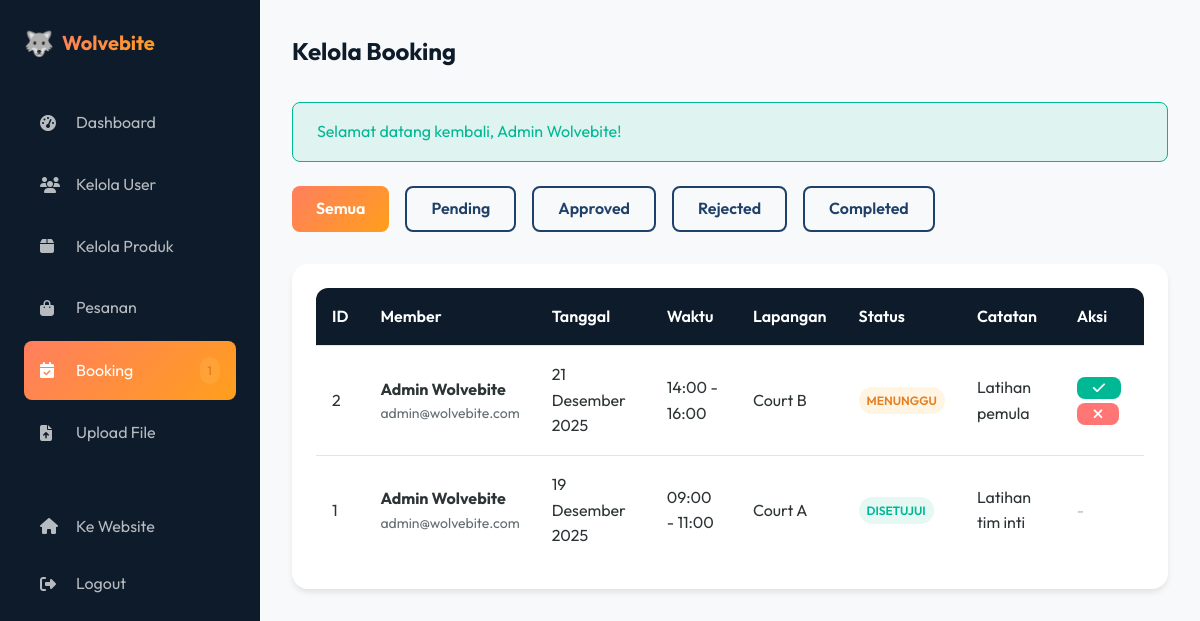
The app's page /admin/bookings.php (signed in) with its own data.
### tables this page shows
CREATE TABLE bookings (
    id INT AUTO_INCREMENT PRIMARY KEY,
    user_id INT NOT NULL,
    booking_date DATE NOT NULL,
    start_time TIME NOT NULL,
    end_time TIME NOT NULL,
    court_name VARCHAR(50) NOT NULL,
    status ENUM('pending', 'approved', 'rejected', 'completed', 'cancelled') DEFAULT 'pending',
    notes TEXT,
    created_at TIMESTAMP DEFAULT CURRENT_TIMESTAMP,
    updated_at TIMESTAMP DEFAULT CURRENT_TIMESTAMP ON UPDATE CURRENT_TIMESTAMP,
    FOREIGN KEY (user_id) REFERENCES users(id) ON DELETE CASCADE
);

CREATE TABLE users (
    id INT AUTO_INCREMENT PRIMARY KEY,
    username VARCHAR(50) NOT NULL,
    email VARCHAR(100) NOT NULL UNIQUE,
    password VARCHAR(255) NOT NULL,
    phone VARCHAR(20),
    address TEXT,
    role ENUM('admin', 'member') DEFAULT 'member',
    created_at TIMESTAMP DEFAULT CURRENT_TIMESTAMP,
    updated_at TIMESTAMP DEFAULT CURRENT_TIMESTAMP ON UPDATE CURRENT_TIMESTAMP
);

### admin/bookings.php (the view, shortened to what this page needs)
<?php
require_once '../includes/functions.php';
$statusFilter = isset($_GET['status']) ? escapeSQL($conn, $_GET['status']) : '';
$whereClause = $statusFilter ? "WHERE b.status = '$statusFilter'" : "";
$bookings = mysqli_query($conn, "SELECT b.*, u.username, u.email
                                  FROM bookings b
                                  JOIN users u ON b.user_id = u.id
                                  $whereClause
                                  ORDER BY b.booking_date DESC, b.start_time DESC");
$pendingBookings = mysqli_fetch_assoc(mysqli_query($conn, "SELECT COUNT(*) as count FROM bookings WHERE status = 'pending'"))['count'];
?>
<!DOCTYPE html>
<html lang="id">
<head>
    <link rel="stylesheet" href="https://cdnjs.cloudflare.com/ajax/libs/font-awesome/6.4.0/css/all.min.css">
    <link rel="stylesheet" href="../assets/css/style.css">
</head>
<body>
    <div class="admin-layout">
        <aside class="admin-sidebar">
            <a href="../index.php" class="nav-logo">
                <span class="logo-icon">🐺</span>
                <span class="logo-text">Wolvebite</span>
            </a>
            <nav class="admin-nav">
                <a href="index.php" class="admin-nav-link"><i class="fas fa-tachometer-alt"></i> Dashboard</a>
                <a href="users.php" class="admin-nav-link"><i class="fas fa-users"></i> Kelola User</a>
                <a href="products.php" class="admin-nav-link"><i class="fas fa-box"></i> Kelola Produk</a>
                <a href="orders.php" class="admin-nav-link"><i class="fas fa-shopping-bag"></i> Pesanan</a>
                <a href="bookings.php" class="admin-nav-link active">
                    <i class="fas fa-calendar-check"></i> Booking
                    <?php if ($pendingBookings > 0): ?><span class="badge badge-warning"
                            style="margin-left: auto;"><?php echo $pendingBookings; ?></span><?php endif; ?>
                </a>
                <a href="uploads.php" class="admin-nav-link"><i class="fas fa-file-upload"></i> Upload File</a>
                <div style="margin-top: auto; padding-top: var(--space-xl);">
                    <a href="../index.php" class="admin-nav-link"><i class="fas fa-home"></i> Ke Website</a>
                    <a href="../logout.php" class="admin-nav-link"><i class="fas fa-sign-out-alt"></i> Logout</a>
                </div>
            </nav>
        </aside>
        <main class="admin-main">
            <div class="admin-header">
                <h1>Kelola Booking</h1>
            </div>
            <div style="display: flex; gap: var(--space-md); margin-bottom: var(--space-xl); flex-wrap: wrap;">
                <a href="bookings.php"
                    class="btn <?php echo empty($statusFilter) ? 'btn-primary' : 'btn-outline'; ?>">Semua</a>
                <a href="bookings.php?status=pending"
                    class="btn <?php echo $statusFilter === 'pending' ? 'btn-primary' : 'btn-outline'; ?>">Pending</a>
                <a href="bookings.php?status=approved"
                    class="btn <?php echo $statusFilter === 'approved' ? 'btn-primary' : 'btn-outline'; ?>">Approved</a>
                <a href="bookings.php?status=rejected"
                    class="btn <?php echo $statusFilter === 'rejected' ? 'btn-primary' : 'btn-outline'; ?>">Rejected</a>
                <a href="bookings.php?status=completed"
                    class="btn <?php echo $statusFilter === 'completed' ? 'btn-primary' : 'btn-outline'; ?>">Completed</a>
            </div>
            <div class="card">
                <div class="card-body">
                    <div class="table-responsive">
                        <table class="table">
                            <thead>
                                <tr>
                                    <th>ID</th>
                                    <th>Member</th>
                                    <th>Tanggal</th>
                                    <th>Waktu</th>
                                    <th>Lapangan</th>
                                    <th>Status</th>
                                    <th>Catatan</th>
                                    <th>Aksi</th>
                                </tr>
                            </thead>
                            <tbody>
                                <?php if (mysqli_num_rows($bookings) > 0): ?>
                                    <?php while ($booking = mysqli_fetch_assoc($bookings)): ?>
                                        <tr>
                                            <td><?php echo $booking['id']; ?></td>
                                            <td>
                                                <strong><?php echo sanitize($booking['username']); ?></strong>
                                                <p style="font-size: var(--font-size-sm); color: var(--text-light); margin: 0;">
                                                    <?php echo sanitize($booking['email']); ?>
                                                </p>
                                            </td>
                                            <td><?php echo formatDate($booking['booking_date']); ?></td>
                                            <td><?php echo formatTime($booking['start_time']); ?> -
                                                <?php echo formatTime($booking['end_time']); ?></td>
                                            <td><?php echo sanitize($booking['court_name']); ?></td>
                                            <td>
                                                <span class="badge <?php echo getStatusBadge($booking['status']); ?>">
                                                    <?php echo getStatusLabel($booking['status']); ?>
                                                </span>
                                            </td>
                                            <td><?php echo $booking['notes'] ? sanitize(substr($booking['notes'], 0, 30)) : '-'; ?>
                                            </td>
                                            <td>
                                                <?php if ($booking['status'] === 'pending'): ?>
                                                    <a href="bookings.php?approve=<?php echo $booking['id']; ?>"
                                                        class="btn btn-sm btn-success" title="Approve">
                                                        <i class="fas fa-check"></i>
                                                    </a>
                                                    <a href="bookings.php?reject=<?php echo $booking['id']; ?>"
                                                        class="btn btn-sm btn-danger" title="Reject">
                                                        <i class="fas fa-times"></i>
                                                    </a>
                                                <?php else: ?>
                                                    <span class="text-muted">-</span>
                                                <?php endif; ?>
                                            </td>
                                        </tr>
                                    <?php endwhile; ?>
                                <?php else: ?>
                                    <tr>
                                        <td colspan="8" class="text-center">Tidak ada data booking</td>
                                    </tr>
                                <?php endif; ?>
                            </tbody>
                        </table>
                    </div>
                </div>
            </div>
        </main>
    </div>
</body>
</html>

### records on screen
bookings: id "2", user.username "Admin Wolvebite", user.email "admin@wolvebite.com", booking_date "21 Desember 2025", start_time "14:00", end_time "16:00", court_name "Court B", status "MENUNGGU", notes "Latihan pemula"
bookings: id "1", user.username "Admin Wolvebite", user.email "admin@wolvebite.com", booking_date "19 Desember 2025", start_time "09:00", end_time "11:00", court_name "Court A", status "DISETUJUI", notes "Latihan tim inti"

### other values on screen
$pendingBookings "1"
$message "Selamat datang kembali, Admin Wolvebite!"
